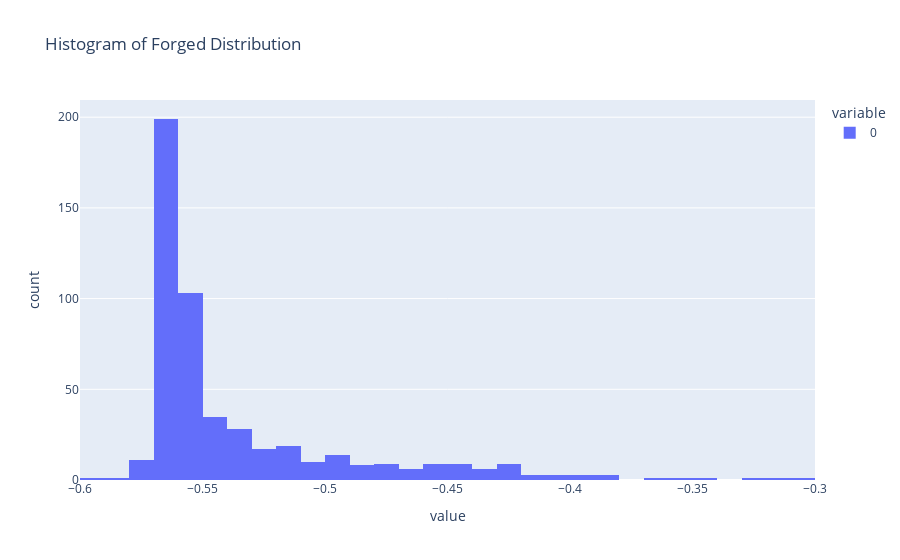

The cell this chart's notebook holds for it:
### Code cell
# 5-main
import numpy as np
import torch
import torch.nn as nn
import torch.optim as optim
import plotly.express as px

ganTrainer = train_gan

fakeData = ganTrainer()

values = fakeData.data.storage().tolist()
fig = px.histogram(values, title="Histogram of Forged Distribution",nbins=50)
fig.show()

### Figure 1 — Plotly figure (JSON) as saved in the notebook; plotly's stock layout.template omitted (floating-point values rounded to 4 significant figures; data arrays with more than 128 entries replaced by an {"elided": "..."} marker saying what was removed)
{"data": [{"alignmentgroup": "True", "bingroup": "x", "hovertemplate": "variable=0<br>value=%{x}<br>count=%{y}<extra></extra>", "legendgroup": "0", "marker": {"color": "#636efa", "pattern": {"shape": ""}}, "name": "0", "nbinsx": 50, "offsetgroup": "0", "orientation": "v", "showlegend": true, "type": "histogram", "x": {"elided": "512 float values"}, "xaxis": "x", "yaxis": "y"}], "layout": {"barmode": "relative", "legend": {"title": {"text": "variable"}, "tracegroupgap": 0}, "title": {"text": "Histogram of Forged Distribution"}, "xaxis": {"anchor": "y", "domain": [0, 1], "title": {"text": "value"}}, "yaxis": {"anchor": "x", "domain": [0, 1], "title": {"text": "count"}}}}
